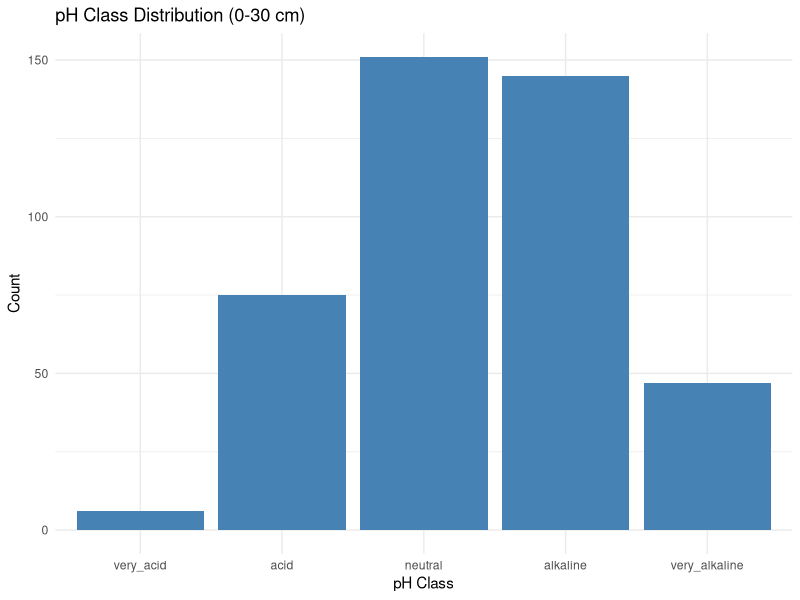
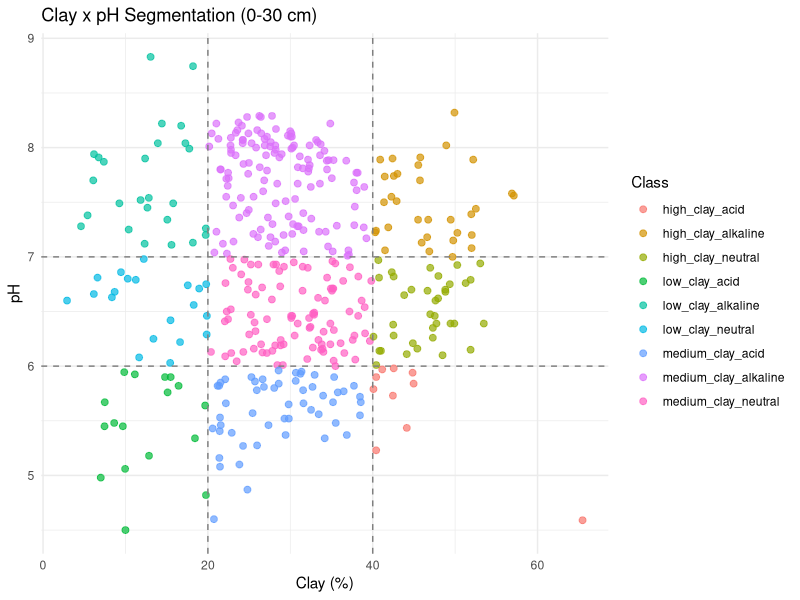

R code for these plots, in order:
# Subset soil data and create pH and Clay x pH classes
# Author: Generated for SoilFER Training
# Date: 2025-01-25

library(dplyr)
library(ggplot2)      # For plotting

# Working directory
setwd(dirname(rstudioapi::getActiveDocumentContext()$path))

# Read the harmonized data
data <- read.csv("harmonized.csv")

# Subset: keep only 0-30 cm depth and select relevant columns
subset_data <- data %>%
  filter(top == 0 & bottom == 30) %>%
  select(
    ProfID,
    lon,
    lat,
    top,
    bottom,
    Clay = Clay_p.q50,
    Silt = Silt_p.q50,
    Sand = Sand_p.q50,
    SOC = SOC_p.q50,
    pH = pH_p.q50
  )

# --- Create ordinal pH variable ---
subset_data$pH_Class <- cut(
  subset_data$pH,
  breaks = c(4, 5, 6, 7, 8, 9),
  labels = c("very_acid", "acid", "neutral", "alkaline", "very_alkaline"),
  include.lowest = TRUE,
  ordered_result = TRUE
)

# --- Create nominal variable (pH x Clay segmentation) ---
# Clay categories: Low (<20%), Medium (20-40%), High (>40%)
# pH categories: Acid (<6), Neutral (6-7), Alkaline (>7)

subset_data <- subset_data %>%
  mutate(
    Clay_Category = case_when(
      Clay < 20 ~ "low_clay",
      Clay >= 20 & Clay < 40 ~ "medium_clay",
      Clay >= 40 ~ "high_clay",
      TRUE ~ NA_character_
    ),
    pH_Category = case_when(
      pH < 6 ~ "acid",
      pH >= 6 & pH < 7 ~ "neutral",
      pH >= 7 ~ "alkaline",
      TRUE ~ NA_character_
    ),
    Clay_pH_Class = case_when(
      !is.na(Clay_Category) & !is.na(pH_Category) ~ paste(Clay_Category, pH_Category, sep = "_"),
      TRUE ~ NA_character_
    )
  ) %>%
  select(-Clay_Category, -pH_Category)

# Display summary
cat("=== Subset Data Summary ===\n")
cat("Number of profiles:", nrow(subset_data), "\n\n")

cat("pH class distribution:\n")
print(table(subset_data$pH_Class, useNA = "ifany"))

cat("\nClay x pH class distribution:\n")
print(table(subset_data$Clay_pH_Class, useNA = "ifany"))

cat("\n=== First 10 rows ===\n")
print(head(subset_data, 10))

# Save to CSV
output_file <- "harmonized_subset_data.csv"
write.csv(subset_data, output_file, row.names = FALSE)

cat("\n\nFile saved as:", output_file, "\n")

# --- Plot pH Class distribution (bar plot) ---
ggplot(subset_data %>% filter(!is.na(pH_Class)), aes(x = pH_Class)) +
  geom_bar(fill = "steelblue") +
  labs(
    title = "pH Class Distribution (0-30 cm)",
    x = "pH Class",
    y = "Count"
  ) +
  theme_minimal()

# --- Plot Clay x pH Class (scatter plot with categories) ---
ggplot(subset_data %>% filter(!is.na(Clay_pH_Class)), aes(x = Clay, y = pH, color = Clay_pH_Class)) +
  geom_point(size = 2, alpha = 0.7) +
  geom_vline(xintercept = c(20, 40), linetype = "dashed", color = "gray50") +
  geom_hline(yintercept = c(6, 7), linetype = "dashed", color = "gray50") +
  labs(
    title = "Clay x pH Segmentation (0-30 cm)",
    x = "Clay (%)",
    y = "pH",
    color = "Class"
  ) +
  theme_minimal() +
  theme(legend.position = "right")
